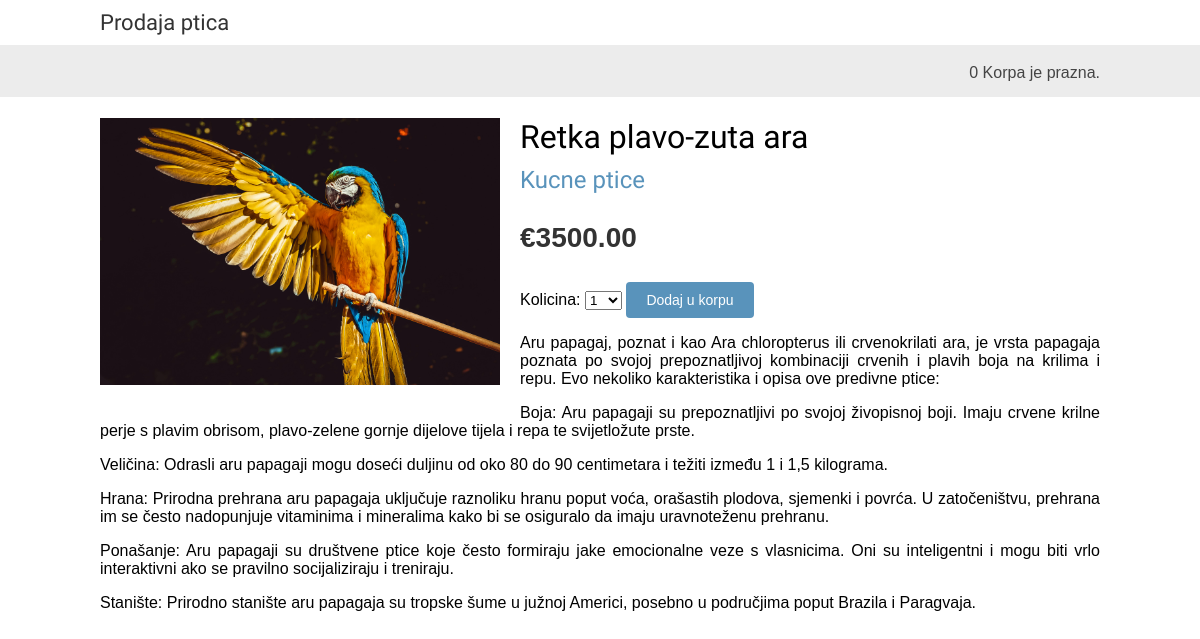
The app's page /1/retka-plavo-zuta-ara/ with its own data.
### SalonPtica/models.py (models this page shows, shortened)
class Ptica(models.Model):
    segment = models.ForeignKey(Segment, related_name='ptice', on_delete=models.CASCADE)
    naziv = models.CharField(max_length=200, db_index=True)
    slug = models.SlugField(max_length=200, db_index=True)
    slika = models.ImageField(upload_to='ptice/%Y/%m/%d', blank=True)
    opis = models.TextField(blank=True)
    cena = models.DecimalField(max_digits=10, decimal_places=2)
    raspoloziv = models.BooleanField(default=True)
    kreiran = models.DateTimeField(auto_now_add=True)
    azuriran = models.DateTimeField(auto_now=True)
    class Meta:
        ordering = ('naziv',)
        index_together = (('id', 'slug'),)
        verbose_name_plural = 'ptice'

class Segment(models.Model):
    naziv = models.CharField(max_length=200, db_index=True)
    slug = models.SlugField(max_length=200, unique=True)
    class Meta:
        ordering = ('naziv',)
        verbose_name = 'segment'
        verbose_name_plural = 'segmenti'
    def __str__(self):
        return self.naziv
    def ApsolutniURL(self):
        return reverse('SalonPtica:ListaPticaPoSegmentu', args=[self.slug])

### SalonPtica/views.py (the view)
# urls.py: path('<int:id>/<slug:slug>/', views.DetaljiPtica, name='DetaljiPtica'),
def DetaljiPtica(request, id, slug):
    ptica = get_object_or_404(Ptica, id=id, slug=slug, raspoloziv=True)
    korpa = Korpa(request)
    formazadodavanjepticaaukorpu = FormaZaDodavanjePticaUKorpu()
    return render(request,'SalonPtica/ptica/detail.html',
                  {'ptica': ptica, 'formazadodavanjepticaukorpu': formazadodavanjepticaaukorpu, 'korpa': korpa})

### KorpaZaKupovinu/forms.py
class FormaZaDodavanjePticaUKorpu(forms.Form):
    kolicina = forms.TypedChoiceField(choices=IZBOR_BROJA_PTICA, empty_value=1, coerce=int)
    dodati_na_kolicinu = forms.BooleanField(required=False, initial=True, widget=forms.HiddenInput)

### KorpaZaKupovinu/korpa.py (called while the page is built)
    def __len__(self):
        return sum(stavka['kolicina'] for stavka in self.korpa.values())

### SalonPtica/templates/SalonPtica/ptica/detail.html (shortened to what this page needs)
{% extends "SalonPtica/base.html" %}
{% load static %}
{% block content %}
    <div class="product-detail">
        <img src="{% if ptica.slika %}{{ ptica.slika.url }}{% else %}{% static "img\\no_image.png" %}{% endif %}">
        <h1>{{ ptica.naziv }}</h1>
        <h2>
            <a href="{{ ptica.segment.ApsolutniURL }}">{{ ptica.segment }}</a>
        </h2>
        <p class="price">&euro;{{ ptica.cena }}</p>
        <form action="{% url "KorpaZaKupovinu:DodajUKorpu" ptica.id %}" method="post">
            {{ formazadodavanjepticaukorpu }}
            <input type="submit" value="Dodaj u korpu">
        </form>
        {{ ptica.opis|linebreaks }}
    </div>
{% endblock %}

### SalonPtica/static/css/base.css (style rules this page uses)
body { margin:0; padding:0; font-family:helvetica, sans-serif; }
h1, h2, h3, h4, h5 , h6 { font-family: 'Ubuntu', sans-serif; font-weight:normal; }
a { text-decoration:none; color:#5993bb; }
a.button, input[type="submit"] { color:#fff; background:#5993bb; border-radius:4px; padding:10px 20px; font-size:14px; border:0; }
.product-detail { text-align:justify; }
.product-detail .price { color:#333; font-size:28px; font-weight:bold; }
.product-detail img { width:40%; float:left; padding:0 20px 20px 0; }
.product-detail h1 { margin-bottom:0; }
.product-detail h2 { margin-top:10px; }

### records on screen
Ptica: slika (picture), naziv "Retka plavo-zuta ara", segment "Kucne ptice", cena "3500.00", opis "Aru papagaj, poznat i kao Ara chloropterus ili crvenokrilati ara, je vrsta papagaja poznata po svojoj prepoznatljivoj kombinaciji crvenih i plavih boja na krilima i repu. Evo nekoliko karakteristika i opisa ove predivne ptice: Boja: Aru papagaji su prepoznatljivi po svojoj živopisnoj boji. Imaju crvene krilne perje s plavim obrisom, plavo-zelene gornje dijelove tijela i repa te svijetložute prste. Veličina: Odrasli aru papagaji mogu doseći duljinu od oko 80 do 90 centimetara i težiti između 1 i 1,5 kilograma. Hrana: Prirodna prehrana aru papagaja uključuje raznoliku hranu poput voća, orašastih plodova, sjemenki i povrća. U zatočeništvu, prehrana im se često nadopunjuje vitaminima i…"

### other values on screen
{{ korpa|length }} "0"
